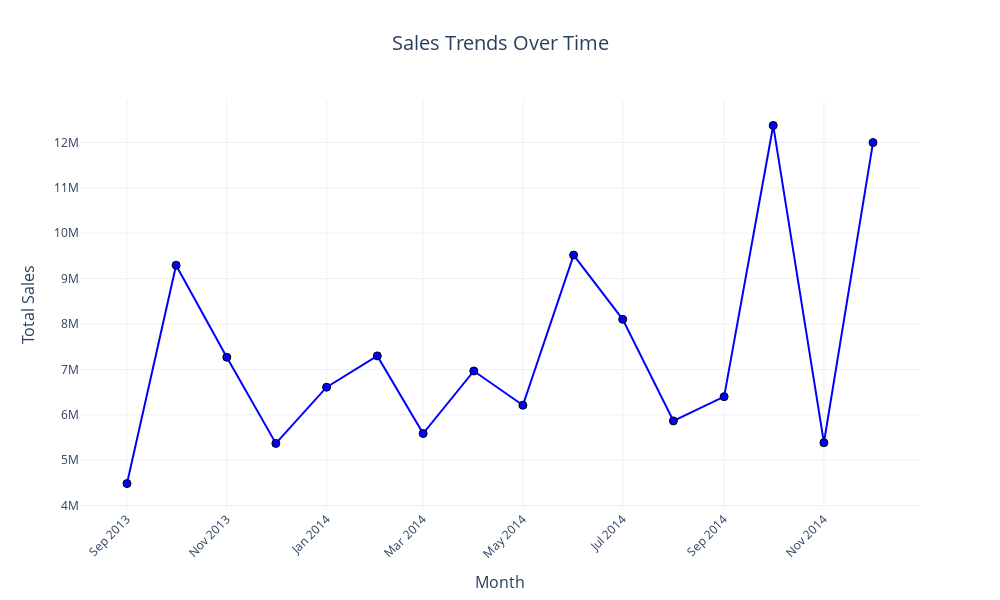

Notebook source saved alongside this figure:
### Code cell
fig = go.Figure()

# Add the sales data as a line plot
fig.add_trace(go.Scatter(
    x=monthly_sales.index.astype(str),
    y=monthly_sales.values,
    mode='lines+markers',
    name='Total Sales',
    line=dict(color='blue', width=2),
    marker=dict(size=8, color='blue', line=dict(width=1, color='black'))
))

fig.update_layout(
    title=dict(
        text="Sales Trends Over Time",
        font=dict(size=20),
        x=0.5,  # Center the title
        xanchor='center'
    ),
    xaxis=dict(
        title=dict(
            text="Month",
            font=dict(size=16)
        ),
        tickangle=-45,
        showgrid=True,
        tickfont=dict(size=12)
    ),
    yaxis=dict(
        title=dict(
            text="Total Sales",
            font=dict(size=16)
        ),
        showgrid=True,
        tickfont=dict(size=12)
    ),
    template='plotly_white',
    width=1000,
    height=600
)

fig.show()

### Figure 1 — Plotly figure (JSON) as saved in the notebook; plotly's stock layout.template omitted (floating-point values rounded to 4 significant figures)
{"data": [{"line": {"color": "blue", "width": 2}, "marker": {"color": "blue", "line": {"color": "black", "width": 1}, "size": 8}, "mode": "lines+markers", "name": "Total Sales", "type": "scatter", "x": ["2013-09", "2013-10", "2013-11", "2013-12", "2014-01", "2014-02", "2014-03", "2014-04", "2014-05", "2014-06", "2014-07", "2014-08", "2014-09", "2014-10", "2014-11", "2014-12"], "y": [4483990, 9295588, 7267195, 5368433, 6607750, 7297523, 5586849, 6964764, 6210202, 9518876, 8102909, 5864614, 6398687, 12375798, 5384202, 11998762]}], "layout": {"height": 600, "title": {"font": {"size": 20}, "text": "Sales Trends Over Time", "x": 0.5, "xanchor": "center"}, "width": 1000, "xaxis": {"showgrid": true, "tickangle": -45, "tickfont": {"size": 12}, "title": {"font": {"size": 16}, "text": "Month"}}, "yaxis": {"showgrid": true, "tickfont": {"size": 12}, "title": {"font": {"size": 16}, "text": "Total Sales"}}}}
